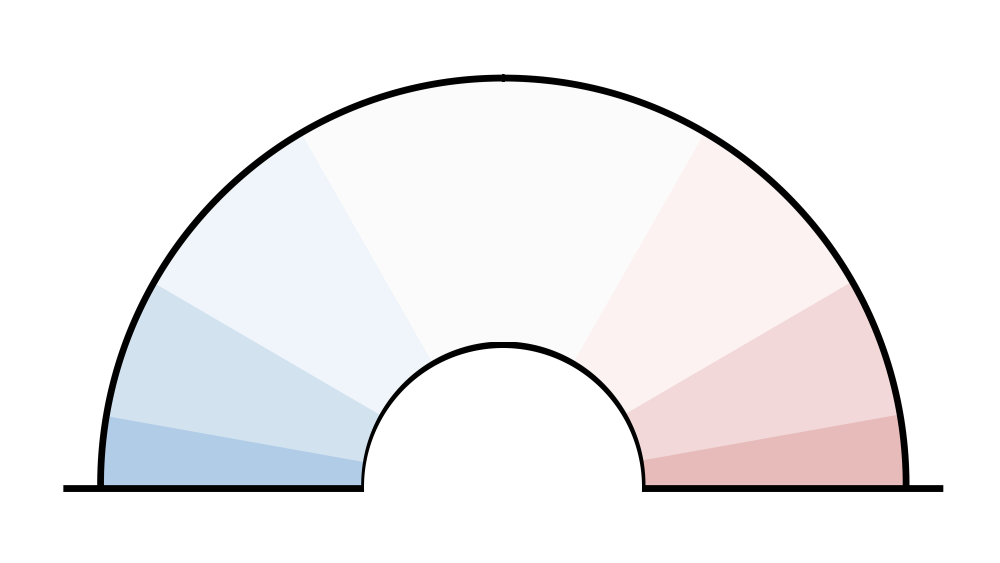
#> input picture data/needle_background.png, 3000 x 1688 px, found by its file name (shown at 1/3 size)
$ python needle.py
#> lines starting #> are read from the running program, lines starting #| are printed output that depends on the picture
import math
import io
import logging
from PIL import Image, ImageDraw

LOG = logging.getLogger("uvicorn")

RESIZE_FACTOR = 4
CACHED_BACKGROUND = Image.open("data/needle_background.png")
#> CACHED_BACKGROUND is the input picture: PIL image 3000x1688 RGBA; mean R, G, B, A 94, 92.9, 94.4, 107.2
CACHED_BACKGROUND = CACHED_BACKGROUND.resize(
    (
        CACHED_BACKGROUND.width // RESIZE_FACTOR,
        CACHED_BACKGROUND.height // RESIZE_FACTOR,
    )
)
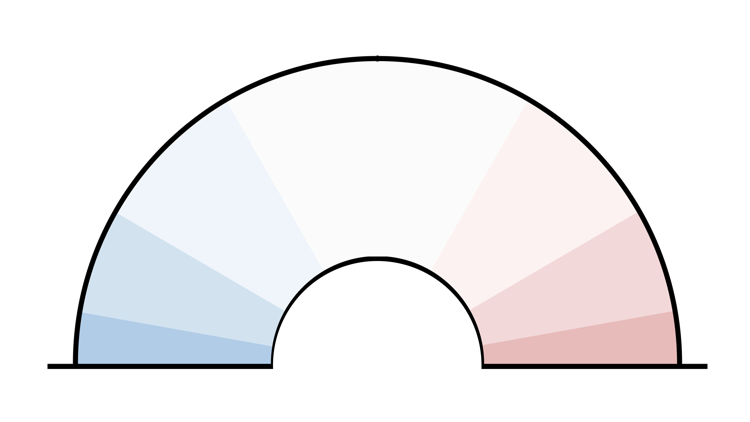
#> CACHED_BACKGROUND: PIL image 750x422 RGBA; mean R, G, B, A 94.4, 93.3, 94.7, 107.2; transparent parts drawn white
CACHED_NEEDLE = Image.open("data/needle.png")
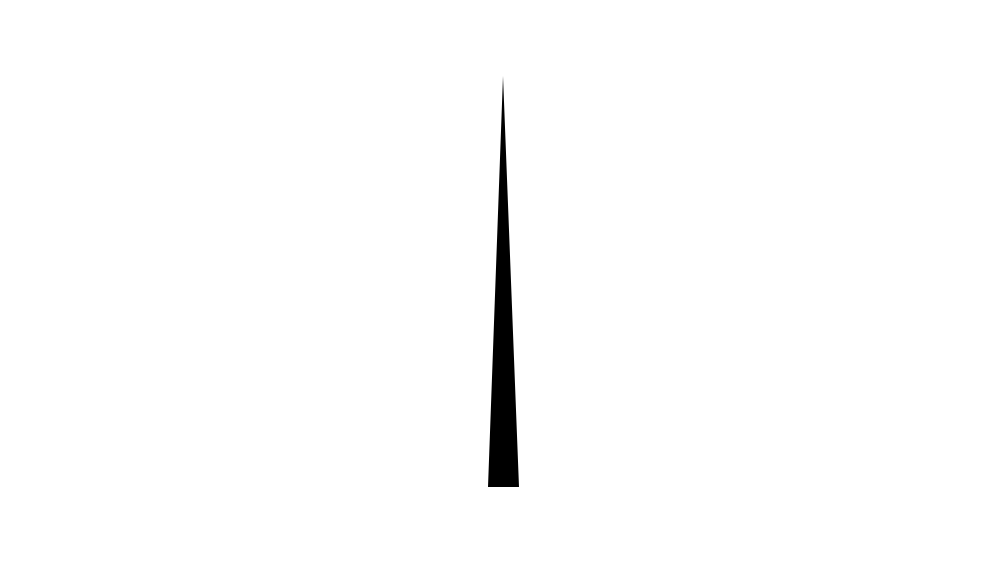
#> input picture data/needle.png, 3000 x 1688 px, found by its file name (shown at 1/3 size)
#> CACHED_NEEDLE is the input picture: PIL image 3000x1688 RGBA; mean R, G, B, A 0, 0, 0, 2.9
CACHED_NEEDLE = CACHED_NEEDLE.resize(
    (CACHED_NEEDLE.width // RESIZE_FACTOR, CACHED_NEEDLE.height // RESIZE_FACTOR)
)
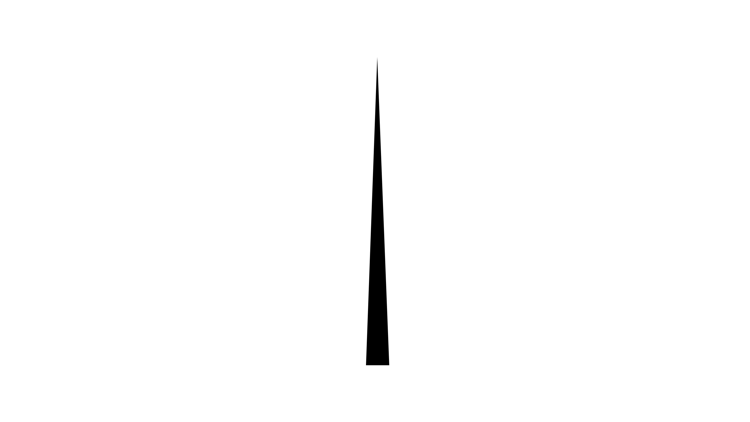
#> CACHED_NEEDLE: PIL image 750x422 RGBA; mean R, G, B, A 0, 0, 0, 2.9; transparent parts drawn white

LOG.info(f"background image loaded, size: {CACHED_BACKGROUND.size}")


def get_text(abs_score):
    if abs_score <= 2:
        return "Lean "
    if abs_score <= 5:
        return "Likely "
    return "Very Likely "

def get_needle_into_buffer(net_score):
    buffer = io.BytesIO()
    abs_score = abs(net_score)
    scaling_factor = 0.0 + abs_score * 0.3 if abs_score < 4 else 1
    im = Image.alpha_composite(
        CACHED_BACKGROUND,
        CACHED_NEEDLE.rotate(
            scaling_factor * 180 * math.atan(net_score) / math.pi,
            center=(1500 // RESIZE_FACTOR, 1465 // RESIZE_FACTOR),
        ),
    )
    d = ImageDraw.Draw(im)
    d.text((1500 // RESIZE_FACTOR,5), "Chance of Snail:", anchor="ma", fill=(120,120,120,255),font_size=180 // RESIZE_FACTOR)
    if net_score < 0:
        color = (231,32,28,255)
        text = get_text(abs(net_score)) + "not Snail"
    else:
        color = (28,130,230,255)
        text = get_text(abs(net_score)) + "Snail"
    if abs_score <= 1:
        d.text((1500 // RESIZE_FACTOR,1480 // RESIZE_FACTOR), "Tossup", anchor="ma", fill=(90,90,90,255),font_size=180 // RESIZE_FACTOR)
    else:
        d.text((1500 // RESIZE_FACTOR, 1480 // RESIZE_FACTOR), text, anchor="ma", fill=color,font_size=180 // RESIZE_FACTOR)
    im.save(buffer, "png")
    buffer.seek(0)
    LOG.debug(f"Saved image to buffer, size: {im.size}")

    return buffer
